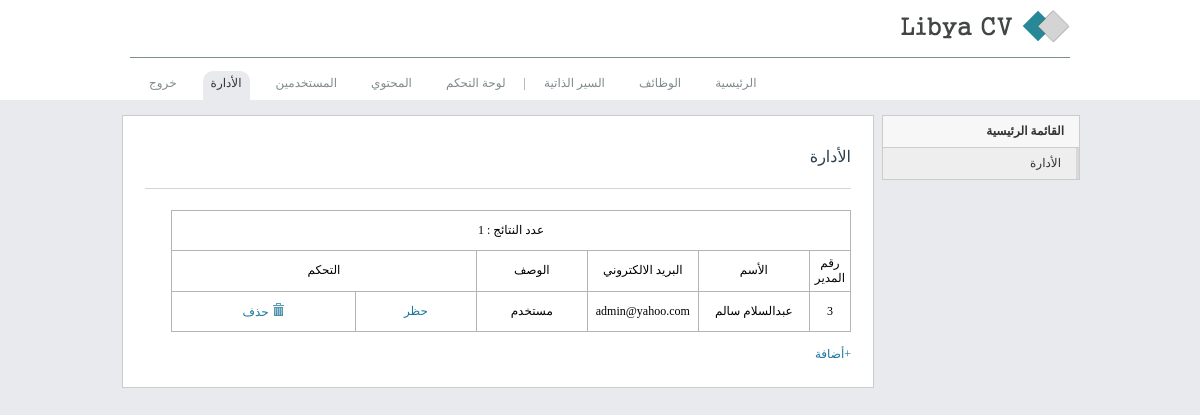
The app's page /admin/mange.php (signed in) with its own data.
### tables this page shows
CREATE TABLE IF NOT EXISTS `job_admin` (
  `admin_id` int(11) NOT NULL AUTO_INCREMENT,
  `email` varchar(100) NOT NULL,
  `password` varchar(100) NOT NULL,
  `fname` varchar(50) NOT NULL,
  `lname` varchar(50) NOT NULL,
  `level` int(11) NOT NULL DEFAULT '0',
  `block_admin` int(11) NOT NULL DEFAULT '0',
  PRIMARY KEY (`admin_id`)
);

### admin/mange.php (the view, shortened to what this page needs)
<?php
require_once("../db/db.php");
?>
<!DOCTYPE html>
<html>
<head>
<?php
include_once("../inc/header.php");
?>
</head>
    <body>
	    <div class="wrapper">
		<div id="header">
			<?php
			include_once("../inc/logo.php");
			?>
			<div class="hed">
				<ul id="navigation">
					<li>
						<a href="../index.php">الرئيسية</a>
					</li>
					<li>
						<a href="../view/searchjob.php">الوظائف</a>
					</li>
					<li>
						<a href="../view/searchcvs.php" >السير الذاتية </a>
					</li>
				<li class="mm">|</li>
					<li >
						<a href="index.php" >لوحة التحكم</a>
					</li>
					<li>
						<a href="tables.php" >المحتوي</a>
					</li>
					<li>
						<a href="seekers.php" >المستخدمين</a>
					</li>
					<li  class="selected ">
						<a href="mange.php" >الأدارة</a>
					</li>
					<li>
						<a href="logout.php" title="تسجيل الخروج" >خروج</a>
					</li>
				</ul>
		</div>
	</div>
        <div id="container">
				     <div class="span3" >
                    <ul class="nav nav-list   ">
					<li><span class="menus "><strong>القائمة الرئيسية</strong></span>
							</li>
						<li class="active">
                            <a href="mange.php">الأدارة</a>
                    </ul>
                </div>
<div class="span9" >
	<div class="item">
      <div>
				 <h4>الأدارة</h4>
		</div>
<p class="plinee"></p>
<?php
$sql = $mysqli->query("SELECT * FROM job_admin ");
$recodes_count = $sql->num_rows;
$level_val =  array (
"1"=>"مدير","0"=>"مستخدم"
);
?>
<table width="680"  class="tblm table-bordered"  >
<tr  class="colortop">
    <td width="20" colspan="6" >عدد النتائج : <?php echo $recodes_count ?></td>
</tr>
 <tr  class="colortop">
    <td width="20" >رقم المدير</td>
    <td width="100"  >الأسم</td>
    <td width="100"  >البريد الالكتروني</td>
  <td width="100"  >الوصف</td>
	 <td width="20" colspan="2"  >التحكم</td>
<?php
$sql_result =  $mysqli->query("SELECT * FROM job_admin ") or die ('request "Could not execute SQL query" '.$sql);
?>
  </tr>
 <?php
 if (mysqli_num_rows($sql_result)>0) {
	while ($row = $sql_result->fetch_assoc()) {
	echo "<tr>";
	echo "<td>".$row["admin_id"]."</td>";
	echo '<td>'.$row['fname']." ".$row['lname'].'</td>';
	echo "<td>".$row['email']."</td>";
	echo "<td>".$level_val[$row["level"]]."</td>";
if($row["level"] == 0){
	echo "<td>";
   echo '<a href="mange.php?id='.$row['admin_id'].'&block='.$row['block_admin'].'">';
	if($row['block_admin']==0){
	echo "حظر";
	}
	else{
	echo "إلغاء الحظر";
	}
	echo "</td>";
	echo "<td>";
	echo '<a onclick="return confirm(\'هل أنت متأكد من الحذف ?\')"   href="mange.php?delete_id='.$row['admin_id'].'" ><img src="../images/remove.png"/> حذف</a>';
	echo "</td>";
	echo "</tr>";
}else{
	echo "<td>";
	echo "</td>";
	echo "<td>";
	echo "</td>";
}
	}
}
else {
	echo "<tr><td colspan='5'>لا توجد نتائج.</td>";
}
	echo "</table>";?>
<br/>
<a rel='facebox' href='modal_add_user.php'  > +أضافة</a>
<br/>
	<br/>
</div>
</div>
</div>
</div>

### css/style1.css (style rules this page uses)
html { overflow-y : scroll; direction : rtl; }
body { margin : 0; padding : 0; text-align : right; min-width : 960px; font : 12px "tahoma"; background : #e9eaed; }
.wrapper { margin : 0 auto; min-width : 980px; }
#container { float : none !important ; margin : 0 auto; width : 960px; }
.nav { margin-bottom : 20px; margin-left : 0; list-style : none; }
.nav > li > a { display : block; }
.nav > li > .menus { display : block; }
.nav-list > li a { color : #7f8c8d; text-decoration : none; height : 25px; }
[class*="span"] { float : right; min-height : 1px; }
.span9 { width : 730px; background : #fff; border : #ccc solid 1px; padding : 10px; margin-right : 8px; }
.span3 { width : 198px; background : #fff; }
.nav-list { border : #ccc solid 1px; margin : 0 auto 20px; padding-right : 15px; padding-left : 15px; margin-bottom : 0; }
.nav-list > li > a, .nav-list > li > .menus, .nav-list .nav-header { margin-right : -15px; margin-left : -15px; }
.nav-list > li { line-height : 25px; text-align : right; color : #333; }
.nav-list > li > a { padding : 3px 15px; }
.nav-list > li > .menus { padding : 3px 15px; color : #333; border-bottom : 1px solid #ccc; background : #f7f7f7; }
.nav-list > .active > a, .nav-list > .active > a:hover, .nav-list > .active > a:focus { color : #333; border-right : 3px solid #d8d8d8; background : #eee; }
.item { width : 700px; padding-right : 12px; padding-left : 12px; }
ul { color : #191919; margin-right : -18px; }
p.plinee { padding-bottom : 1px; color : #333; width : 706px; margin-top : 10px; margin-bottom : 20px; border-top : 1px solid #d2d7d3; }
h4 { color : #29abe2; font : 16px "tahouma"; }
img { border : 0; }
#header { height : 100px; margin : 0 auto 15px; background : #fff; }
.hed { width : 940px; margin : 0 auto; padding-top : 6px; }
#navigation { float : left; line-height : 15px; vertical-align : middle; display : inline-block; list-style : none; margin-left : 2px; padding : 0; }
#navigation li { color : #7f8c8d; float : right; margin : 0 1px; }
#navigation li a { padding : 5px 8px 10px; color : #7f8c8d; font-size : 12px; margin : 8px; text-decoration : none; }
#navigation li.selected a, #navigation li a:hover { color : #333; background : #e9eaed; border-bottom : 3px solid #e9eaed; border-radius : 10px 10px 0 0; text-shadow : none; }
.table-bordered { text-align : center; }
table.tblm { border-collapse : collapse; }
table.tblm td, table.tblm th { border : #b4b4b4 solid 1px; padding : 5px; }
.tblm tr { height : 40px; }
h1, h2, h3, h4, h5, h6 { font-family :"tahoma"; color : #2c3e50; }
a { color : #1c779e; text-decoration : none; }

### records on screen
job_admin: admin_id "3", fname "عبدالسلام", lname "سالم", email "admin@yahoo.com", level "مستخدم", block_admin "حظر"

### other values on screen
$recodes_count "1"
